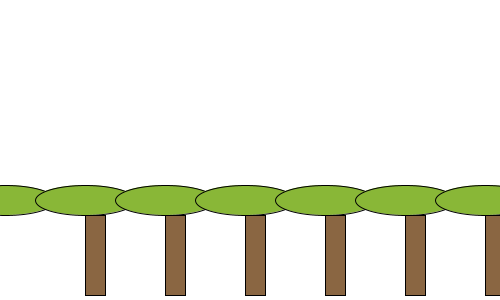
Frame 1 (no input)
Frame 60 (the mouse pressed at the canvas centre just before this capture): identical to frame 1, image omitted
Frame 120 (the mouse held since frame 60 and released just before this capture): identical to frame 1, image omitted

The Processing sketch that drew this single still picture (run headless with seeded random() and noise(); from frame 60 on, the mouse is pressed at the canvas centre):

// Processing sketch: OPD9_10
// ── OPD9_10.pde
void setup(){
  size(500,300);

}

void draw(){
  background(255,255,255);
  stroke(0,0,0);

for (int b = 0; b<=20; b++){
   fill(137,183,55); 
   ellipse(5+80*b,200,100,30);
  for (int c= 0; c <=10 ;c++){
    fill(138,102,66); 
    rect(15+80*c+70,215,20,80);
    
}
}
}
